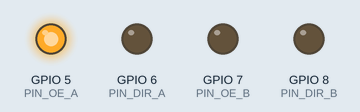
The sketch below on a simulated ESP32-S3. Parts: output pins drawn as LEDs (lit = HIGH).

Above: at 0.15 s.
At 1.35 s:
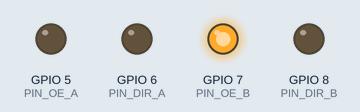
At 1.95 s:
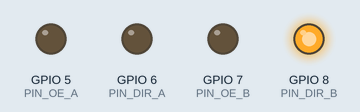
At 3.15 s:
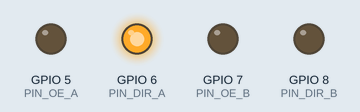
At 5.25 s:
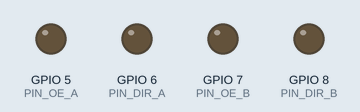
Timing chart, 0 to 5.5 s (numbered marks = the images above):
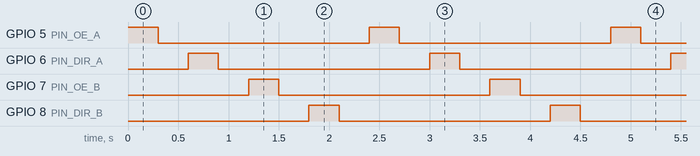

The sketch:

ESP32_TRUE_PIN.ino
```cpp
#define PIN_OE_A 5      // 1OE  (J5 白, GPIO5)
#define PIN_DIR_A 6     // 1DIR (J5 黄, GPIO6)
#define PIN_OE_B 7      // 2OE  (J7 白, GPIO7)
#define PIN_DIR_B 8     // 2DIR (J7 黄, GPIO8)

void setup() {
  pinMode(PIN_OE_A, OUTPUT);
  pinMode(PIN_DIR_A, OUTPUT);
  pinMode(PIN_OE_B, OUTPUT);
  pinMode(PIN_DIR_B, OUTPUT);
}

void loop() {
  digitalWrite(PIN_OE_A, HIGH); delay(300);
  digitalWrite(PIN_OE_A, LOW ); delay(300);

  digitalWrite(PIN_DIR_A, HIGH); delay(300);
  digitalWrite(PIN_DIR_A, LOW ); delay(300);

  digitalWrite(PIN_OE_B, HIGH); delay(300);
  digitalWrite(PIN_OE_B, LOW ); delay(300);

  digitalWrite(PIN_DIR_B, HIGH); delay(300);
  digitalWrite(PIN_DIR_B, LOW ); delay(300);
}
```

Measured:
- by itself, GPIO 5 (PIN_OE_A), GPIO 6 (PIN_DIR_A), GPIO 7 (PIN_OE_B), GPIO 8 (PIN_DIR_B): alternates HIGH for 0.30 s and LOW for 2.1 s
- by itself, everything shown: repeats every 2.4 s, in 8 steps
